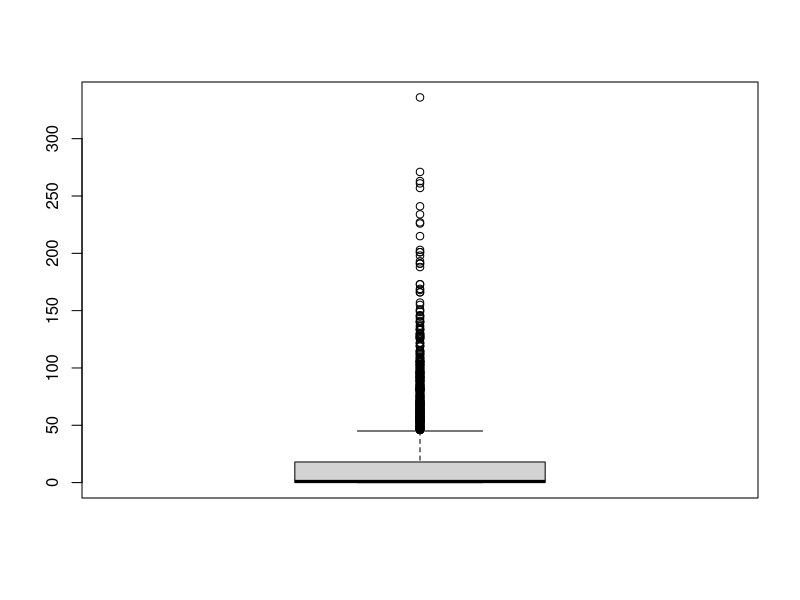
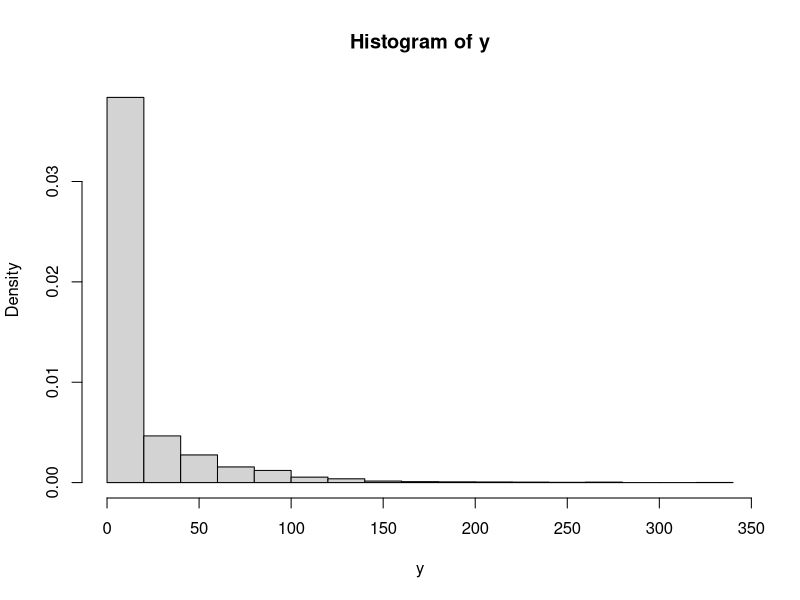
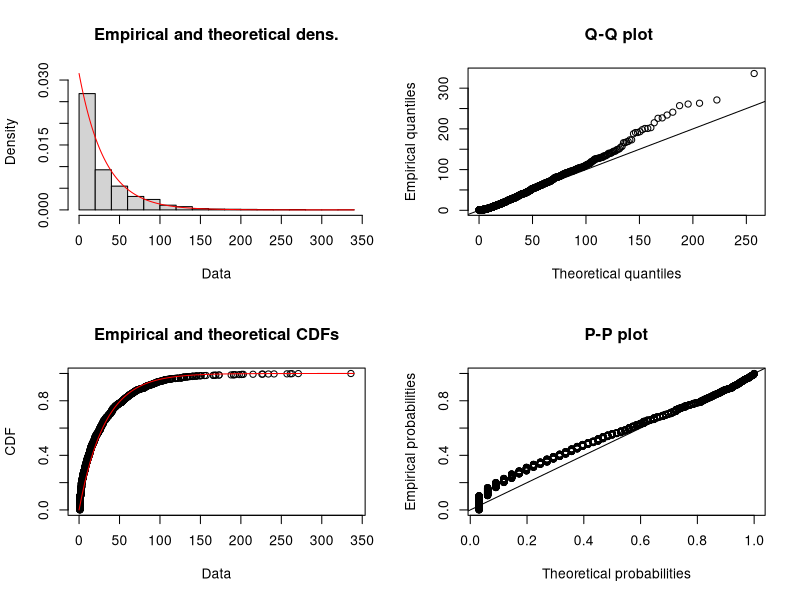
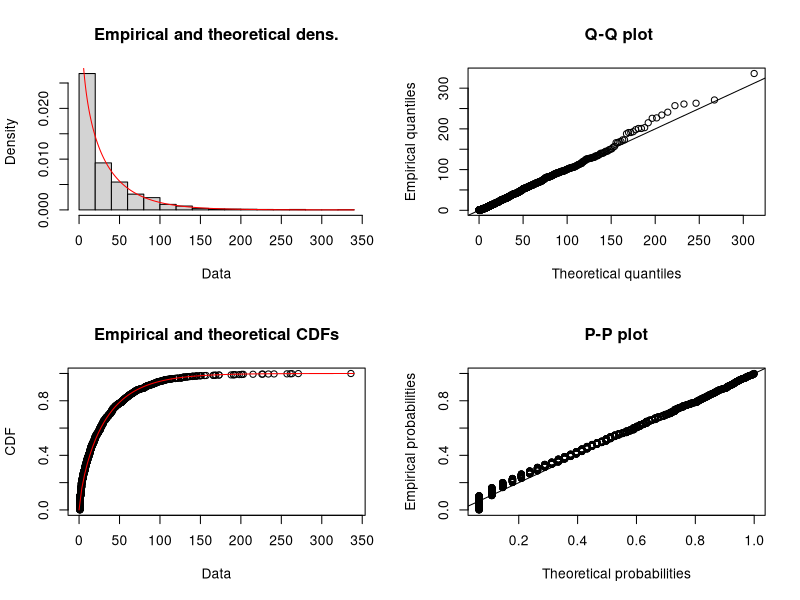

The R source for these figures, in order:
de_bilt <- read.table(file = "KNMI_20160831.txt", header = FALSE, skip = 12, sep = ',')

names(de_bilt)<-c("station", "yyyymmdd", "rainfall")

head(de_bilt)
month<-substr(de_bilt$yyyymmdd, 5, 6)
sel<-month=="04"
y<-de_bilt$rainfall[sel]
summary(y)
y[y < 0]<-0

summary(y)
boxplot(y)
hist(y, freq = FALSE)
x<-y[y>0]

library(fitdistrplus)
fitmle<-fitdist(as.numeric(na.omit(x)), distr = "exp")
plot(fitmle)
fitmlg<-fitdist(as.numeric(na.omit(x)), distr = "gamma")
plot(fitmlg)
